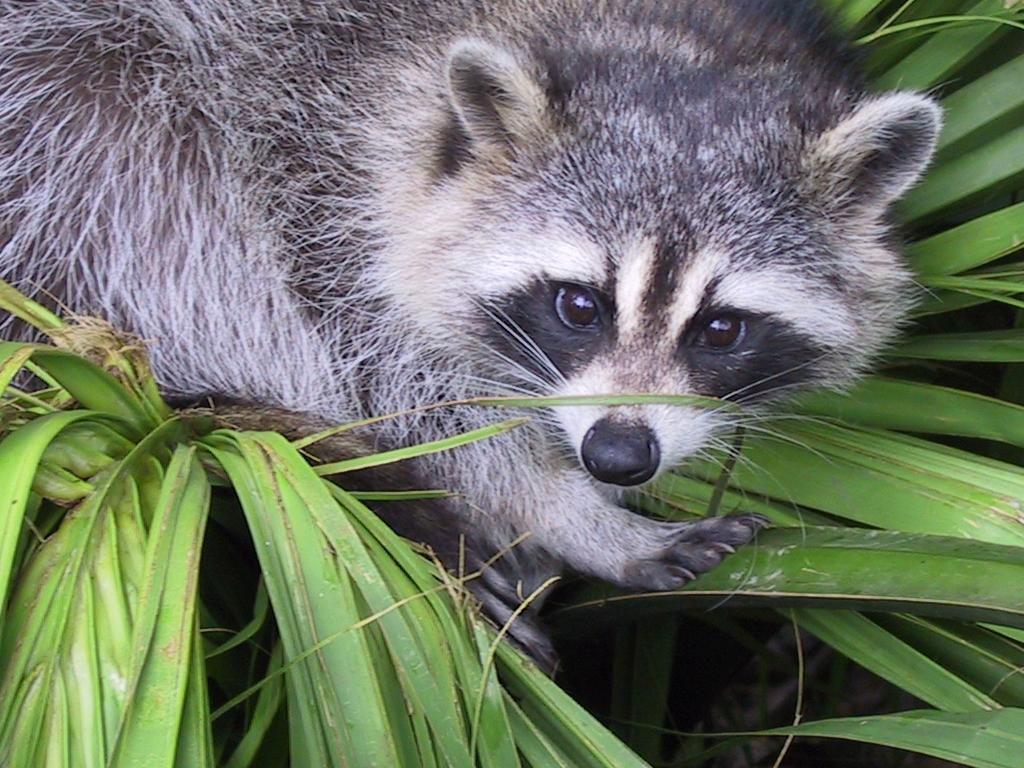
#> input picture 1-Array/ex04/animal.jpeg, 1024 x 768 px
$ python tester.py
#> lines starting #> are read from the running program, lines starting #| are printed output that depends on the picture
### 1-Array/ex04/load_image.py
# load_image.py

import numpy as np
from matplotlib import pyplot as plt  # type: ignore


def ft_load(path: str) -> np.ndarray:
    """
    Load an image from the specified path and return it as a NumPy array.

    Args:
        path (str): The path to the image file.

    Returns:
        np.ndarray: The image as a NumPy array.

    Raises:
        FileNotFoundError: If the image file does not exist.
        ValueError: If the image format is not supported.
    """
#> called with path = 'animal.jpeg'
    try:
        # Charger l'image avec matplotlib
        image = plt.imread(path)
#> image is the input picture: shape (768, 1024, 3); mean R, G, B 110.7, 117.7, 102.1
        print(f"The shape of image is: {image.shape}")
#| The shape of image is: (768, 1024, 3)
        print(image)
#> (printed output is left out)
        return image
    except FileNotFoundError:
        raise FileNotFoundError(f"Error: The file '{path}' does not exist.")
    except Exception as e:
        raise ValueError(f"Error: Unable to load the image. {e}")

### 1-Array/ex04/rotate.py
# rotate.py

import numpy as np
from matplotlib import pyplot as plt
from load_image import ft_load


def crop_image(image: np.ndarray, size: int) -> np.ndarray:
    """
    Crop a square part from the center of the image.

    Args:
        image (np.ndarray): The image as a NumPy array.
        size (int): The size of the square to crop.

    Returns:
        np.ndarray: The cropped image.

    Raises:
        ValueError: If the image is too small to be cropped.
    """
#> called with size = 400
    height, width, _ = image.shape
#> height = 768; width = 1024
    if size > min(height, width):
        err = "The image is too small to be cropped to the specified size."
        raise ValueError(f"ValueError: {err}")

    start_x = (width - size) // 2
#> start_x = 312
    start_y = (height - size) // 2
#> start_y = 184
    cropped_image = image[start_y: start_y + size, start_x: start_x + size]
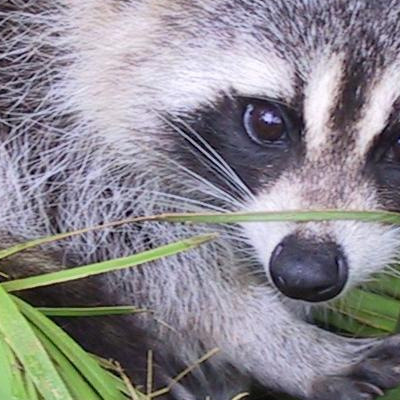
#> cropped_image: shape (400, 400, 3); mean R, G, B 138.1, 135.5, 141.3
    return cropped_image


def rotate_image(image: np.ndarray) -> np.ndarray:
    """
    Rotate the image 90 degrees counterclockwise and apply a mirror effect.

    Args:
        image (np.ndarray): The image as a NumPy array.

    Returns:
        np.ndarray: The rotated and mirrored image.
    """
    # Rotation manuelle de 90 degrés dans le sens inverse de la montre
    rotated_image = np.zeros(
        (image.shape[1], image.shape[0], image.shape[2]), dtype=image.dtype
    )
    for i in range(image.shape[0]):
        for j in range(image.shape[1]):
            rotated_image[image.shape[1] - j - 1, i] = image[i, j]
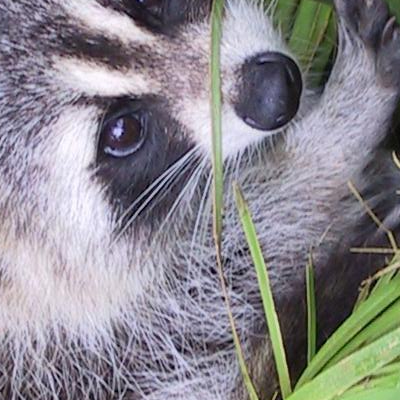
#> rotated_image: shape (400, 400, 3); mean R, G, B 138.1, 135.5, 141.3

    # Appliquer un effet miroir (symétrie horizontale)
    mirrored_image = rotated_image[::-1, :, :]
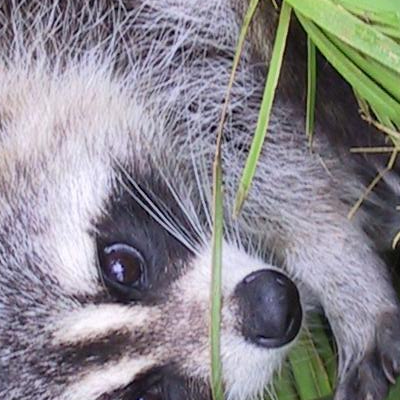
#> mirrored_image: shape (400, 400, 3); mean R, G, B 138.1, 135.5, 141.3

    return mirrored_image


# [37 lines left out: functions display_image, main, not called in this run]


# [2 lines that do not run on import are left out]

### 1-Array/ex04/tester.py
# tesster.py

from load_image import ft_load
from rotate import rotate_image, crop_image

# Test normal
print("_" * 50, "\nTest normal")
try:
    image = ft_load("animal.jpeg")
    cropped_image = crop_image(image, 400)
    rotated_image = rotate_image(
        cropped_image
    )  # Maintenant, rotated_image est une seule image
    print(f"New shape after rotating: {rotated_image.shape}")
#| New shape after rotating: (400, 400, 3)
    print(rotated_image)
#> (printed output is left out)
except Exception as e:
    print(e)

# Test avec un chemin incorrect
print("_" * 50, "\nTest avec un chemin incorrect")
try:
    image = ft_load("nonexistent.jpeg")
    cropped_image = crop_image(image, 400)
    rotated_image = rotate_image(cropped_image)
    print(f"New shape after rotating: {rotated_image.shape}")
    print(rotated_image)
except Exception as e:
    print(e)

# Test avec une image trop petite
print("_" * 50, "\nTest avec une image trop petite")
try:
    image = ft_load("small_image.jpeg")
#> call 3 of ft_load, with path = 'small_image.jpeg'
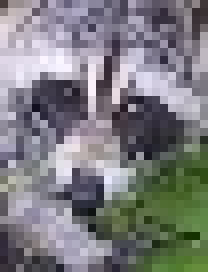
#> input picture 1-Array/ex04/small_image.jpeg, 26 x 34 px (shown 8 times larger)
#> in ft_load, image is the input picture: shape (34, 26, 3); mean R, G, B 124.3, 124.3, 127.5
#| The shape of image is: (34, 26, 3)
#> (printed output is left out)
    cropped_image = crop_image(image, 400)
    rotated_image = rotate_image(cropped_image)
    print(f"New shape after rotating: {rotated_image.shape}")
    print(rotated_image)
except Exception as e:
    print(e)

"""
    python tester.py
    __________________________________________________
    Test normal
    The shape of image is: (768, 1024, 3)
    [[[120 111 132]
    [139 130 151]
    [155 146 167]
    ...
    ...
    [120 156  94]
    [119 154  90]
    [118 153  89]]]
    New shape after rotating: (400, 400, 3)
    [[[ 89  79  88]
    [ 84  74  82]
    [109  98 106]
    ...
    ...
    [ 73  95  56]
    [ 70  92  53]
    [ 65  86  47]]]
    __________________________________________________
    Test avec un chemin incorrect
    FileNotFoundError: The file 'nonexistent.jpeg' does not exist.
    __________________________________________________
    Test avec une image trop petite
    The shape of image is: (34, 26, 3)
    [[[ 72  61  59]
    [155 143 143]
    [152 142 143]
    ...
    ...
    [ 96 138  56]
    [102 141  60]
    [102 141  58]]]
    ValueError: The image is too small to be cropped to the specified size.
"""
